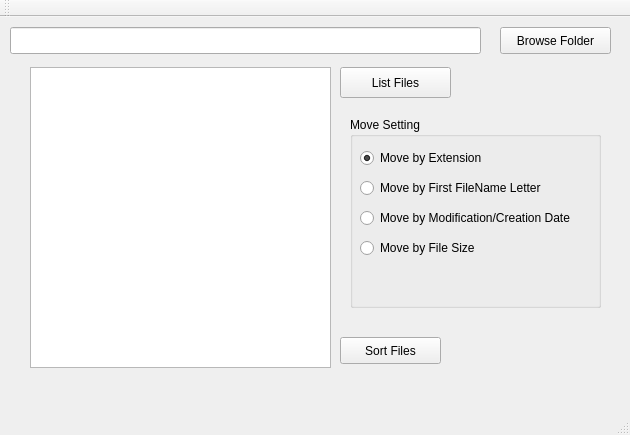
<?xml version="1.0" encoding="UTF-8"?>
<ui version="4.0">
 <class>MainWindow</class>
 <widget class="QMainWindow" name="MainWindow">
  <property name="geometry">
   <rect>
    <x>0</x>
    <y>0</y>
    <width>630</width>
    <height>435</height>
   </rect>
  </property>
  <property name="windowTitle">
   <string>MainWindow</string>
  </property>
  <widget class="QWidget" name="centralWidget">
   <widget class="QLineEdit" name="folderDir">
    <property name="geometry">
     <rect>
      <x>10</x>
      <y>10</y>
      <width>471</width>
      <height>27</height>
     </rect>
    </property>
   </widget>
   <widget class="QPushButton" name="pushButton">
    <property name="geometry">
     <rect>
      <x>500</x>
      <y>10</y>
      <width>111</width>
      <height>27</height>
     </rect>
    </property>
    <property name="text">
     <string>Browse Folder</string>
    </property>
   </widget>
   <widget class="QPushButton" name="btn_SortFiles">
    <property name="geometry">
     <rect>
      <x>340</x>
      <y>320</y>
      <width>101</width>
      <height>27</height>
     </rect>
    </property>
    <property name="text">
     <string>Sort Files</string>
    </property>
   </widget>
   <widget class="QTableView" name="tbl_FileList">
    <property name="geometry">
     <rect>
      <x>30</x>
      <y>50</y>
      <width>301</width>
      <height>301</height>
     </rect>
    </property>
   </widget>
   <widget class="QPushButton" name="btn_ListFiles">
    <property name="geometry">
     <rect>
      <x>340</x>
      <y>50</y>
      <width>111</width>
      <height>31</height>
     </rect>
    </property>
    <property name="text">
     <string>List Files</string>
    </property>
   </widget>
   <widget class="QGroupBox" name="groupBox">
    <property name="geometry">
     <rect>
      <x>350</x>
      <y>100</y>
      <width>251</width>
      <height>191</height>
     </rect>
    </property>
    <property name="title">
     <string>Move Setting</string>
    </property>
    <widget class="QRadioButton" name="rdBtn_MoveByFirstLetter">
     <property name="geometry">
      <rect>
       <x>10</x>
       <y>60</y>
       <width>211</width>
       <height>22</height>
      </rect>
     </property>
     <property name="text">
      <string>Move by First FileName Letter</string>
     </property>
    </widget>
    <widget class="QRadioButton" name="rdBtn_MoveByExtension">
     <property name="geometry">
      <rect>
       <x>10</x>
       <y>30</y>
       <width>161</width>
       <height>22</height>
      </rect>
     </property>
     <property name="text">
      <string>Move by Extension</string>
     </property>
     <property name="checked">
      <bool>true</bool>
     </property>
    </widget>
    <widget class="QRadioButton" name="rdBtn_MoveByModDate">
     <property name="geometry">
      <rect>
       <x>10</x>
       <y>90</y>
       <width>251</width>
       <height>22</height>
      </rect>
     </property>
     <property name="text">
      <string>Move by Modification/Creation Date</string>
     </property>
    </widget>
    <widget class="QRadioButton" name="rdBtn_MoveByFileSize">
     <property name="geometry">
      <rect>
       <x>10</x>
       <y>120</y>
       <width>131</width>
       <height>22</height>
      </rect>
     </property>
     <property name="text">
      <string>Move by File Size</string>
     </property>
    </widget>
   </widget>
  </widget>
  <widget class="QMenuBar" name="menuBar">
   <property name="geometry">
    <rect>
     <x>0</x>
     <y>0</y>
     <width>630</width>
     <height>27</height>
    </rect>
   </property>
  </widget>
  <widget class="QToolBar" name="mainToolBar">
   <attribute name="toolBarArea">
    <enum>TopToolBarArea</enum>
   </attribute>
   <attribute name="toolBarBreak">
    <bool>false</bool>
   </attribute>
  </widget>
  <widget class="QStatusBar" name="statusBar"/>
 </widget>
 <layoutdefault spacing="6" margin="11"/>
 <resources/>
 <connections/>
</ui>
